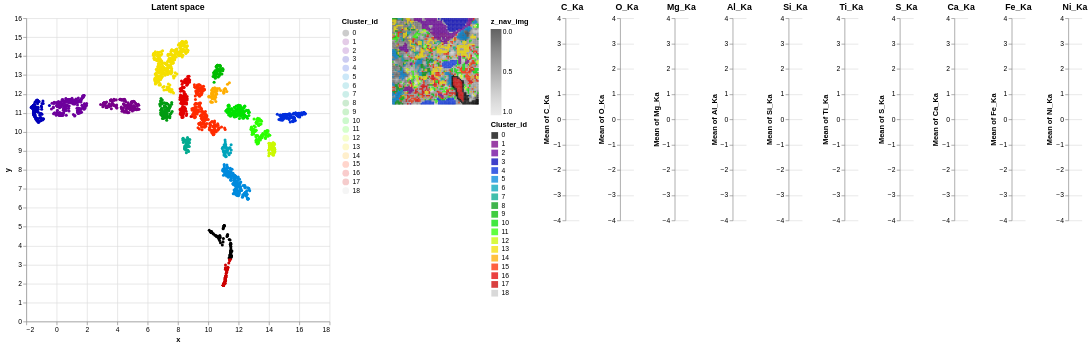

Write notebook code for a chart like this one.
### Code cell
gui.check_latent_space(ps=ps_hdb,show_map=True,ratio_to_be_shown=1.0)

### Figure 1 — Vega-Lite specification as saved in the notebook (floating-point values rounded to 4 significant figures; data arrays with more than 128 entries replaced by an {"elided": "..."} marker saying what was removed)
{"config": {"view": {"continuousWidth": 300, "continuousHeight": 300, "strokeWidth": 0}}, "hconcat": [{"layer": [{"mark": {"type": "circle", "size": 3}, "encoding": {"color": {"field": "Cluster_id", "scale": {"domain": [0, 1, 2, 3, 4, 5, 6, 7, 8, 9, 10, 11, 12, 13, 14, 15, 16, 17, 18], "range": ["#000000", "#780089", "#6d009c", "#0000b9", "#002edd", "#008add", "#00a4bb", "#00aa8f", "#009b12", "#00bc00", "#00e100", "#2bff00", "#cbf900", "#f5df00", "#ffad00", "#ff2c00", "#e30000", "#cd0000", "#cccccc"]}, "type": "nominal"}, "opacity": {"value": 0.2}, "x": {"field": "x", "type": "quantitative"}, "y": {"field": "y", "type": "quantitative"}}, "name": "view_2"}, {"mark": {"type": "circle", "size": 20}, "encoding": {"color": {"field": "Cluster_id", "scale": {"domain": [0, 1, 2, 3, 4, 5, 6, 7, 8, 9, 10, 11, 12, 13, 14, 15, 16, 17, 18], "range": ["#000000", "#780089", "#6d009c", "#0000b9", "#002edd", "#008add", "#00a4bb", "#00aa8f", "#009b12", "#00bc00", "#00e100", "#2bff00", "#cbf900", "#f5df00", "#ffad00", "#ff2c00", "#e30000", "#cd0000", "#cccccc"]}, "type": "nominal"}, "opacity": {"condition": {"param": "param_3", "value": 1.0}, "value": 0.0}, "tooltip": [{"field": "Cluster_id", "type": "nominal"}, {"field": "x", "format": ",.2f", "type": "quantitative"}, {"field": "y", "format": ",.2f", "type": "quantitative"}], "x": {"field": "x", "type": "quantitative"}, "y": {"field": "y", "type": "quantitative"}}}], "data": {"name": "data-6d62bf376dca16c900e628f2d3b1f3e0"}, "height": 450, "title": {"text": "Latent space"}, "width": 450}, {"layer": [{"data": {"name": "data-c6d3e8bcdc2a61eac0fffeed907ec2c2"}, "mark": {"type": "square", "size": 6}, "encoding": {"color": {"field": "z_nav_img", "scale": {"domain": [1.0, 0.0], "scheme": "greys"}, "type": "quantitative"}, "x": {"axis": null, "field": "x_nav_img", "type": "ordinal"}, "y": {"axis": null, "field": "y_nav_img", "type": "ordinal"}}}, {"data": {"name": "data-6d62bf376dca16c900e628f2d3b1f3e0"}, "mark": {"type": "square", "size": 5}, "encoding": {"color": {"field": "Cluster_id", "scale": {"domain": [0, 1, 2, 3, 4, 5, 6, 7, 8, 9, 10, 11, 12, 13, 14, 15, 16, 17, 18], "range": ["#000000", "#780089", "#6d009c", "#0000b9", "#002edd", "#008add", "#00a4bb", "#00aa8f", "#009b12", "#00bc00", "#00e100", "#2bff00", "#cbf900", "#f5df00", "#ffad00", "#ff2c00", "#e30000", "#cd0000", "#cccccc"]}, "type": "nominal"}, "opacity": {"condition": {"param": "param_3", "value": 0.75}, "value": 0}, "x": {"axis": null, "field": "x_id", "type": "ordinal"}, "y": {"axis": null, "field": "y_id", "type": "ordinal"}}, "name": "view_3"}], "height": 128, "width": 128}, {"hconcat": [{"mark": {"type": "bar"}, "encoding": {"y": {"aggregate": "mean", "field": "C_Ka", "scale": {"domain": [-4, 4]}, "type": "quantitative"}}, "title": {"text": "C_Ka"}, "transform": [{"filter": {"param": "param_3"}}]}, {"mark": {"type": "bar"}, "encoding": {"y": {"aggregate": "mean", "field": "O_Ka", "scale": {"domain": [-4, 4]}, "type": "quantitative"}}, "title": {"text": "O_Ka"}, "transform": [{"filter": {"param": "param_3"}}]}, {"mark": {"type": "bar"}, "encoding": {"y": {"aggregate": "mean", "field": "Mg_Ka", "scale": {"domain": [-4, 4]}, "type": "quantitative"}}, "title": {"text": "Mg_Ka"}, "transform": [{"filter": {"param": "param_3"}}]}, {"mark": {"type": "bar"}, "encoding": {"y": {"aggregate": "mean", "field": "Al_Ka", "scale": {"domain": [-4, 4]}, "type": "quantitative"}}, "title": {"text": "Al_Ka"}, "transform": [{"filter": {"param": "param_3"}}]}, {"mark": {"type": "bar"}, "encoding": {"y": {"aggregate": "mean", "field": "Si_Ka", "scale": {"domain": [-4, 4]}, "type": "quantitative"}}, "title": {"text": "Si_Ka"}, "transform": [{"filter": {"param": "param_3"}}]}, {"mark": {"type": "bar"}, "encoding": {"y": {"aggregate": "mean", "field": "Ti_Ka", "scale": {"domain": [-4, 4]}, "type": "quantitative"}}, "title": {"text": "Ti_Ka"}, "transform": [{"filter": {"param": "param_3"}}]}, {"mark": {"type": "bar"}, "encoding": {"y": {"aggregate": "mean", "field": "S_Ka", "scale": {"domain": [-4, 4]}, "type": "quantitative"}}, "title": {"text": "S_Ka"}, "transform": [{"filter": {"param": "param_3"}}]}, {"mark": {"type": "bar"}, "encoding": {"y": {"aggregate": "mean", "field": "Ca_Ka", "scale": {"domain": [-4, 4]}, "type": "quantitative"}}, "title": {"text": "Ca_Ka"}, "transform": [{"filter": {"param": "param_3"}}]}, {"mark": {"type": "bar"}, "encoding": {"y": {"aggregate": "mean", "field": "Fe_Ka", "scale": {"domain": [-4, 4]}, "type": "quantitative"}}, "title": {"text": "Fe_Ka"}, "transform": [{"filter": {"param": "param_3"}}]}, {"mark": {"type": "bar"}, "encoding": {"y": {"aggregate": "mean", "field": "Ni_Ka", "scale": {"domain": [-4, 4]}, "type": "quantitative"}}, "title": {"text": "Ni_Ka"}, "transform": [{"filter": {"param": "param_3"}}]}], "data": {"name": "data-6d62bf376dca16c900e628f2d3b1f3e0"}}], "params": [{"name": "param_3", "select": {"type": "interval"}, "views": ["view_2", "view_3"]}, {"name": "param_4", "select": {"type": "interval", "on": "[mousedown[event.shiftKey], mouseup] > mousemove", "translate": "[mousedown[event.shiftKey], mouseup] > mousemove!", "zoom": "wheel![event.shiftKey]"}, "bind": "scales", "views": ["view_2"]}], "resolve": {"legend": {"color": "independent"}}, "$schema": "https://vega.github.io/schema/vega-lite/v5.14.1.json", "datasets": {"data-6d62bf376dca16c900e628f2d3b1f3e0": {"elided": "4096 records"}, "data-c6d3e8bcdc2a61eac0fffeed907ec2c2": {"elided": "4096 records"}}}
